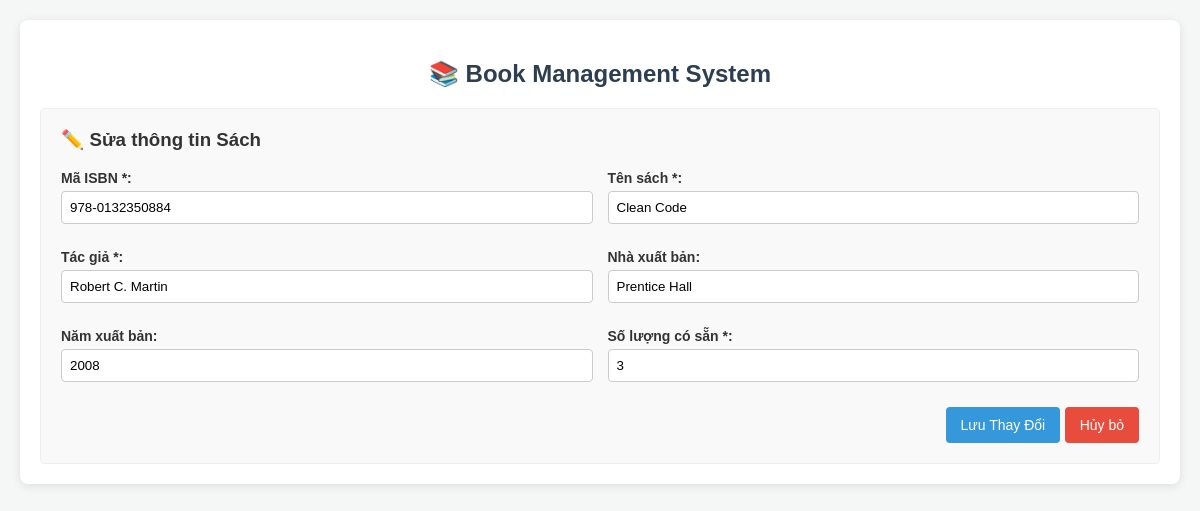
Screenshot of /index.php?action=edit&id=1 with the database file from the repository.
### tables this page shows
CREATE TABLE books (
    id INT AUTO_INCREMENT PRIMARY KEY,
    isbn VARCHAR(20) UNIQUE NOT NULL,
    title VARCHAR(150) NOT NULL,
    author VARCHAR(100) NOT NULL,
    publisher VARCHAR(100),
    publication_year INT,
    available_copies INT NOT NULL
);

### controllers/BookController.php (called while the page is built, shortened)
<?php
require_once __DIR__ . '/../models/BookModel.php';
class BookController {
    private $bookModel;
    public function __construct() {
        $this->bookModel = new BookModel();
    }
    public function edit() {
        $id = isset($_GET['id']) ? (int)$_GET['id'] : 0;
        $editBook = $this->bookModel->getById($id);
        require __DIR__ . '/../views/books/edit.php';
    }
}

### config/database.php (called while the page is built)
<?php
function getConnection(): PDO {
    $host = 'localhost';
    $dbname = 'library_system';
    $username = 'root';
    $password = '';
    try {
        $pdo = new PDO("mysql:host=$host;dbname=$dbname;charset=utf8", $username, $password);
        $pdo->setAttribute(PDO::ATTR_ERRMODE, PDO::ERRMODE_EXCEPTION);
        return $pdo;
    } catch (PDOException $e) {
        die("Error connecting Database: " . $e->getMessage());
    }
}

### models/BookModel.php (called while the page is built, shortened)
<?php
require_once __DIR__ . '/../config/database.php';
class BookModel
{
    private $pdo;
    public function __construct()
    {
        $this->pdo = getConnection();
    }
    public function getById($id)
    {
        $stmt = $this->pdo->prepare("SELECT * FROM books WHERE id = ?");
        $stmt->execute([$id]);
        return $stmt->fetch(PDO::FETCH_ASSOC);
    }
}

### views/books/edit.php (the view, shortened to what this page needs)
<?php require __DIR__ . '/../partials/header.php'; ?>
    <div style="background: #f9f9f9; padding: 20px; border-radius: 5px; border: 1px solid #eee;">
        <h3 style="margin-top:0;">✏️ Sửa thông tin Sách</h3>
        <form method="POST" action="index.php?action=update">
            <div class="form-grid">
                <div class="form-group">
                    <label>Mã ISBN *:</label>
                    <input type="text" name="isbn" value="<?php echo htmlspecialchars($editBook['isbn'] ?? ''); ?>" required>
                </div>
                <div class="form-group">
                    <label>Tên sách *:</label>
                    <input type="text" name="title" value="<?php echo htmlspecialchars($editBook['title'] ?? ''); ?>" required>
                </div>
                <div class="form-group">
                    <label>Tác giả *:</label>
                    <input type="text" name="author" value="<?php echo htmlspecialchars($editBook['author'] ?? ''); ?>" required>
                </div>
                <div class="form-group">
                    <label>Nhà xuất bản:</label>
                    <input type="text" name="publisher" value="<?php echo htmlspecialchars($editBook['publisher'] ?? ''); ?>">
                </div>
                <div class="form-group">
                    <label>Năm xuất bản:</label>
                    <input type="number" name="publication_year" value="<?php echo htmlspecialchars($editBook['publication_year'] ?? ''); ?>" min="1000" max="2100">
                </div>
                <div class="form-group">
                    <label>Số lượng có sẵn *:</label>
                    <input type="number" name="available_copies" value="<?php echo htmlspecialchars($editBook['available_copies'] ?? '1'); ?>" required min="0">
                </div>
            </div>
            <div class="btn-group">
                <button type="submit" class="btn">Lưu Thay Đổi</button>
                <a href="index.php?action=index" class="btn btn-danger">Hủy bỏ</a>
            </div>
        </form>
    </div>
</div>
</body>
</html>

### views/partials/header.php (style rules this page uses)
body { font-family: Arial, sans-serif; background: #f4f7f6; color: #333; margin: 0; padding: 20px; }
.form-grid { display: grid; grid-template-columns: 1fr 1fr; gap: 15px; }
.form-group { margin-bottom: 10px; }
.form-group label { display: block; margin-bottom: 5px; font-weight: bold; font-size: 14px; }
.form-group input { width: 100%; padding: 8px; box-sizing: border-box; border: 1px solid #ccc; border-radius: 4px; }
.btn-group { margin-top: 15px; text-align: right; }
.btn { padding: 10px 15px; background: #3498db; color: white; border: none; border-radius: 4px; cursor: pointer; text-decoration: none; font-size: 14px; display: inline-block; }
.btn-danger { background: #e74c3c; }

### rows the page displays
books: isbn "978-0132350884", title "Clean Code", author "Robert C. Martin", publisher "Prentice Hall", publication_year "2008", available_copies "3"
